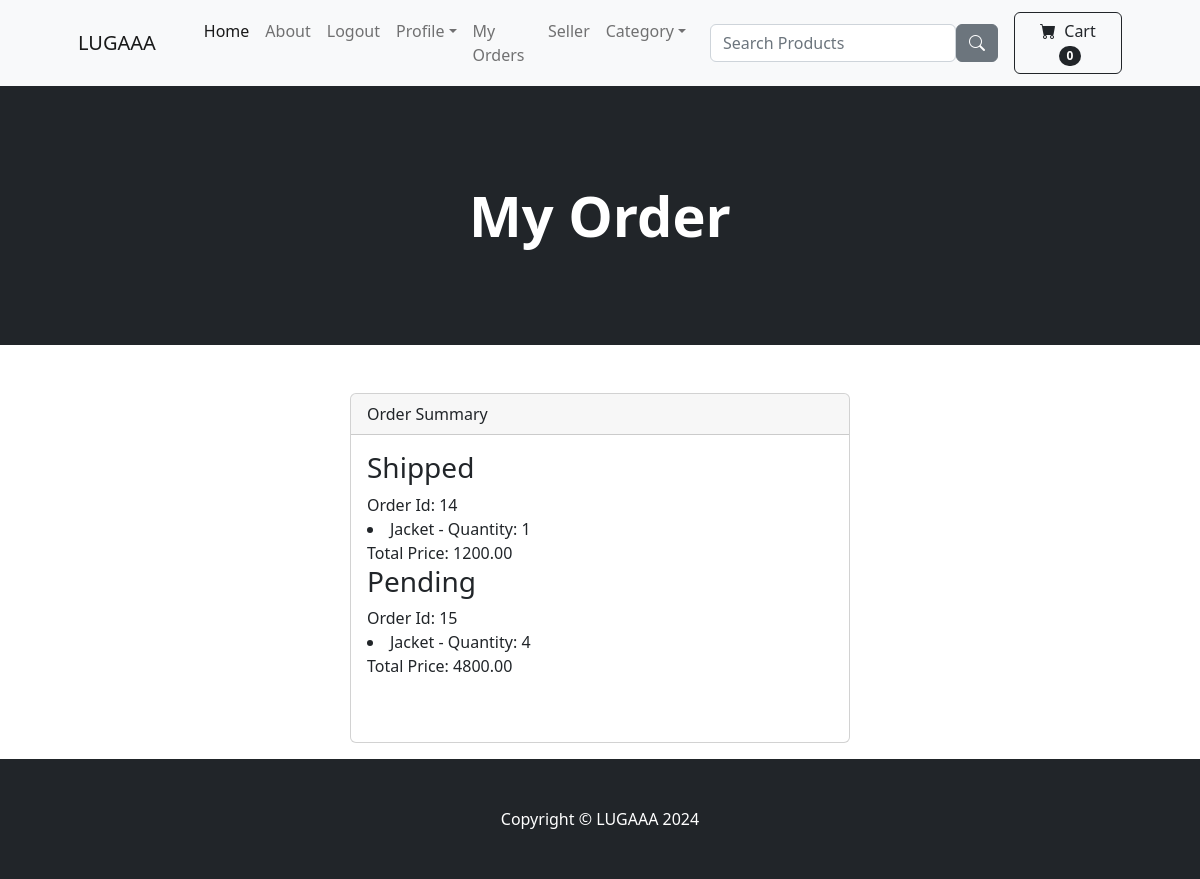
Screenshot of /payment/order_tracking (signed in) with the database file from the repository.
### payment/models.py (models this page shows, shortened)
class Order(models.Model):
    user = models.ForeignKey(User, on_delete=models.CASCADE ,null=True, blank=True)
    fullname = models.CharField(max_length=255)
    email = models.EmailField(max_length=250)
    shipping_address= models.TextField(max_length=15000)
    amount_paid = models.DecimalField(max_digits=10, decimal_places=2)
    date_ordered = models.DateTimeField(auto_now_add=True)
    shipped = models.BooleanField(default=False)

class OrderItem(models.Model):
    order = models.ForeignKey(Order, on_delete=models.CASCADE ,null=True)
    product = models.ForeignKey(Product, on_delete=models.CASCADE ,null=True)
    user = models.ForeignKey(User, on_delete=models.CASCADE ,null=True, blank=True)
    quantity = models.PositiveBigIntegerField(default=1)
    price = models.DecimalField(max_digits=10, decimal_places=2)

### store/models.py (models this page shows, shortened)
class Product(models.Model):
    name =  models.CharField(max_length=100)
    price =  models.DecimalField(default=0, decimal_places=2, max_digits = 8)
    category =  models.ForeignKey(Category, on_delete=models.CASCADE, null=True, blank=True)
    description =  models.CharField(max_length=250, default='', blank = True, null=True)
    image = models.ImageField(upload_to='uploads/product/')
    is_sale = models.BooleanField(default= False)
    sale_price = models.DecimalField(default=0, decimal_places=2, max_digits = 8, null=True)
    in_stock =  models.PositiveIntegerField(default=1)

### payment/views.py (the view)
# urls.py: path('order_tracking', views.order_tracking, name='order_tracking'),
def order_tracking(request):
    user_orders = Order.objects.filter(user=request.user)
    user_order_item = OrderItem.objects.filter(order__in = user_orders)
    return render(request, 'payment/order_tracking.html', {'user_orders': user_orders, 'order_item': user_order_item})

### cart/cart.py (called while the page is built)
    def __len__(self):
        return len(self.cart)

### cart/context_processor.py (called while the page is built)
def cart(request):
    return {'cart': Cart(request)}

### payment/templates/payment/order_tracking.html (shortened to what this page needs)
{%extends 'base.html' %}
{%block content%}
<header class="bg-dark py-5">
    <div class="container px-4 px-lg-5 my-5">
        <div class="text-center text-white">
            <h1 class="display-4 fw-bolder">My Order</h1>
        </div>
    </div>
</header>
<center>
    <div class="col-5 text-lg-start mb-3 my-5">
        <div class="card">
          <div class="card-header">
            Order Summary
          </div>
          <div class="card-body">
            {% for order in user_orders%}
            {% if order.shipped %}
                <h3>Shipped</h3>
            {%else%}
            <h3>Pending</h3>
            {% endif%}
           Order Id:  {{order.pk}}
            {% for orderitem in order_item %}
                {% if orderitem.order == order %}
                    <li>{{ orderitem.product.name }} - Quantity: {{ orderitem.quantity }}</li>
                {% endif %}
            {% endfor %}
            Total Price: {{order.amount_paid}}
    {% endfor %}
  </div>
</div>
</div>
<center>
{% endblock %}

### rows the page displays
Order: shipped "Shipped", pk "14", amount_paid "1200.00"
OrderItem: product.name "Jacket", quantity "1"
Order: shipped "Pending", pk "15", amount_paid "4800.00"
OrderItem: product.name "Jacket", quantity "4"

### other values shown
{{ cart|length }} "0"
